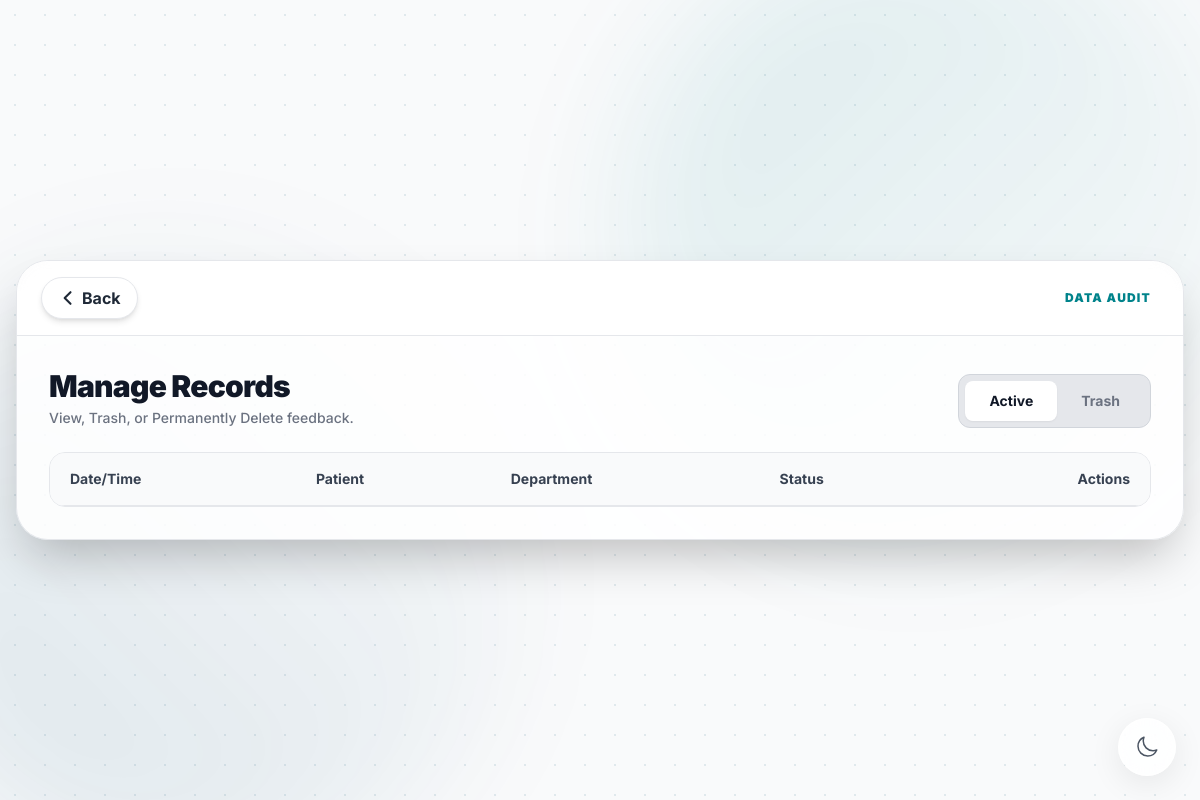
Page /manage_records (signed in) on the earlier database version.
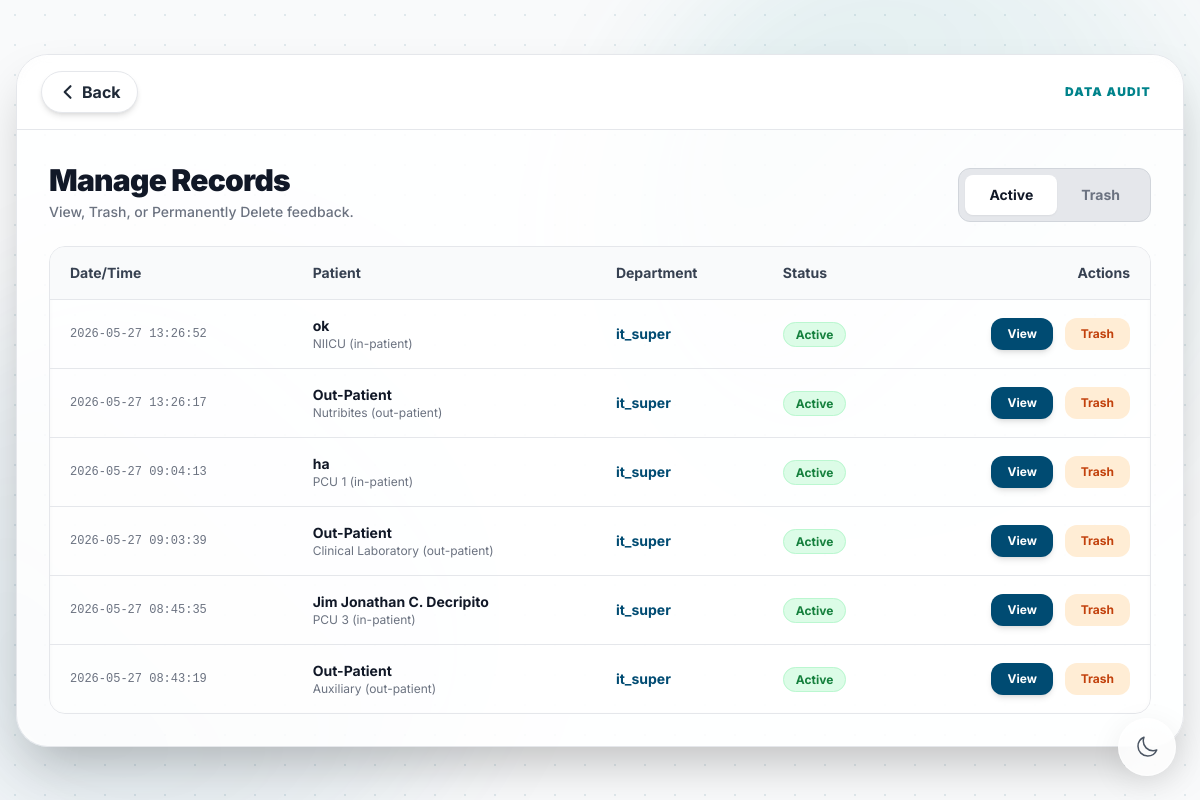
Same page on the later database version.
### tables this page shows
CREATE TABLE feedback (
                id INTEGER PRIMARY KEY AUTOINCREMENT,
                form_type TEXT NOT NULL, 
                admin_user_id INTEGER NOT NULL,
                department TEXT NOT NULL,
                date_admission TEXT NOT NULL,
                contact_number TEXT,
                rating_1 INTEGER,
                rating_2 INTEGER,
                rating_3 INTEGER,
                rating_4 INTEGER,
                rating_5 INTEGER,
                compliments TEXT,
                complaints TEXT,
                recommend TEXT,
                source TEXT,
                patient_name TEXT,
                room_number TEXT,
                timestamp DATETIME DEFAULT CURRENT_TIMESTAMP, status TEXT DEFAULT 'active',
                FOREIGN KEY (admin_user_id) REFERENCES users (id)
            );

CREATE TABLE users (
                id INTEGER PRIMARY KEY AUTOINCREMENT,
                username TEXT UNIQUE NOT NULL,
                password_hash TEXT NOT NULL
            );

### app.py (the view)
@app.route('/manage_records')
def manage_records():
    if session.get('username') != 'it_super': return redirect(url_for('dashboard'))
    db = get_db()
    records = db.execute("SELECT f.*, u.username FROM feedback f JOIN users u ON f.admin_user_id = u.id ORDER BY f.timestamp DESC").fetchall()
    return render_template('manage_records.html', records=records)

### app.py (called while the page is built)
def get_db():
    db = getattr(g, '_database', None)
    if db is None:
        db = g._database = sqlite3.connect(DATABASE)
        db.row_factory = sqlite3.Row
    return db

@app.teardown_appcontext
def close_connection(exception):
    db = getattr(g, '_database', None)
    if db is not None: db.close()

### templates/manage_records.html (shortened to what this page needs)
{% extends 'base.html' %}
{% block content %}
<div class="w-full max-w-7xl glass-panel rounded-[2rem] shadow-2xl transition-colors border border-gray-200 dark:border-gray-800 overflow-hidden relative">
    <div class="flex items-center justify-between px-6 py-4 border-b border-gray-200 dark:border-gray-800 bg-white/40 dark:bg-black/40 backdrop-blur-sm">
        <a href="/settings" class="inline-flex items-center px-4 py-2 bg-white dark:bg-slate-900 text-gray-800 dark:text-gray-200 font-bold rounded-full hover:bg-gray-50 dark:hover:bg-slate-800 transition-colors shadow-md border border-gray-200 dark:border-slate-700 active:scale-95">
            <svg class="w-5 h-5 mr-1" fill="none" stroke="currentColor" viewBox="0 0 24 24"><path stroke-linecap="round" stroke-linejoin="round" stroke-width="2.5" d="M15 19l-7-7 7-7"></path></svg>
            Back
        </a>
        <span class="text-xs font-black tracking-widest text-amcteal uppercase pr-2">Data Audit</span>
    </div>
    <div class="p-6 md:p-8 space-y-6">
        <div class="flex flex-col md:flex-row justify-between items-start md:items-end mb-6 gap-4">
            <div>
                <h1 class="text-3xl font-black text-gray-900 dark:text-white tracking-tight">Manage Records</h1>
                <p class="text-sm text-gray-500 dark:text-gray-400 mt-1 font-medium">View, Trash, or Permanently Delete feedback.</p>
            </div>
            <div class="flex bg-gray-200 dark:bg-slate-800 p-1.5 rounded-xl border border-gray-300 dark:border-slate-700 w-full md:w-auto">
                <button onclick="switchTab('active')" id="tab-active" class="flex-1 md:flex-none px-6 py-2.5 rounded-lg font-bold text-sm transition-all bg-white dark:bg-slate-600 text-gray-900 dark:text-white shadow-sm">Active</button>
                <button onclick="switchTab('trashed')" id="tab-trashed" class="flex-1 md:flex-none px-6 py-2.5 rounded-lg font-bold text-sm transition-all text-gray-500 dark:text-gray-400 hover:text-gray-900 dark:hover:text-white">Trash</button>
            </div>
        </div>
        <div class="overflow-x-auto rounded-2xl border border-gray-200 dark:border-slate-700 shadow-inner">
            <table class="min-w-full text-sm text-left">
                <thead class="bg-gray-50 dark:bg-slate-800 text-gray-700 dark:text-gray-300">
                    <tr>
                        <th class="py-4 px-5 font-bold border-b dark:border-slate-700">Date/Time</th>
                        <th class="py-4 px-5 font-bold border-b dark:border-slate-700">Patient</th>
                        <th class="py-4 px-5 font-bold border-b dark:border-slate-700">Department</th>
                        <th class="py-4 px-5 font-bold border-b dark:border-slate-700">Status</th>
                        <th class="py-4 px-5 font-bold border-b dark:border-slate-700 text-right">Actions</th>
                    </tr>
                </thead>
                <tbody class="divide-y divide-gray-200 dark:divide-slate-700 bg-white/50 dark:bg-slate-900/30">
                    {% for rec in records %}
                    <tr class="record-row row-{{ rec['status'] }} hover:bg-gray-50/80 dark:hover:bg-slate-800/50 transition-colors">
                        <td class="py-4 px-5 text-gray-500 dark:text-gray-400 font-mono text-xs whitespace-nowrap">{{ rec['timestamp'] }}</td>
                        <td class="py-4 px-5">
                            <p class="font-bold text-gray-900 dark:text-white">{{ rec['patient_name'] or 'Out-Patient' }}</p>
                            <p class="text-xs text-gray-500">{{ rec['department'] }} ({{ rec['form_type'] }})</p>
                        </td>
                        <td class="py-4 px-5 font-bold text-amcprimary dark:text-amcteal">{{ rec['username'] }}</td>
                        <td class="py-4 px-5">
                            {% if rec['status'] == 'active' %}
                                <span class="bg-green-100 text-green-700 dark:bg-green-900/30 dark:text-green-400 px-3 py-1 rounded-full text-xs font-bold border border-green-200 dark:border-green-800">Active</span>
                            {% else %}
                                <span class="bg-orange-100 text-orange-700 dark:bg-orange-900/30 dark:text-orange-400 px-3 py-1 rounded-full text-xs font-bold border border-orange-200 dark:border-orange-800">In Trash</span>
                            {% endif %}
                        </td>
                        <td class="py-4 px-5 text-right whitespace-nowrap">
                            <button onclick="viewRecord(this)"
                                    data-patient="{{ rec['patient_name'] }}"
                                    data-dept="{{ rec['department'] }}"
                                    data-form="{{ rec['form_type'] }}"
                                    data-date="{{ rec['date_admission'] }}"
                                    data-contact="{{ rec['contact_number'] }}"
                                    data-recommend="{{ rec['recommend'] }}"
                                    data-compliments="{{ rec['compliments'] }}"
                                    data-complaints="{{ rec['complaints'] }}"
                                    data-stars="{{ rec['rating_5'] }}"
                                    class="inline-block bg-amcprimary text-white px-4 py-2 rounded-xl font-bold text-xs hover:opacity-90 btn-premium shadow-md mr-2">
                                View
                            </button>
                            {% if rec['status'] == 'active' %}
                                <a href="/toggle_record/{{ rec['id'] }}/trash" class="inline-block bg-orange-100 text-orange-700 dark:bg-orange-900/30 dark:text-orange-400 px-4 py-2 rounded-xl font-bold text-xs hover:bg-orange-200 btn-premium" onclick="return confirm('Move this record to Trash? It will be hidden from Analytics.');">Trash</a>
                            {% endif %}
                        </td>
                    </tr>
                    {% endfor %}
                </tbody>
            </table>
        </div>
    </div>
</div>
{% endblock %}

### templates/base.html (shortened to what this page needs)
<!DOCTYPE html>
<html lang="en">
<head>
    <script src="https://cdn.tailwindcss.com"></script>
</head>
<body class="bg-gray-50 dark:bg-darkbg text-gray-900 dark:text-gray-100 min-h-screen flex flex-col relative overflow-x-hidden bg-grid">
    <div class="fixed inset-0 overflow-hidden -z-10 pointer-events-none opacity-60">
        <div class="absolute top-[-10%] right-[-5%] w-[40rem] h-[40rem] bg-gradient-to-br from-amcteal/20 to-transparent rounded-full blur-3xl"></div>
        <div class="absolute bottom-[-10%] left-[-10%] w-[40rem] h-[40rem] bg-gradient-to-tr from-amcprimary/20 to-transparent rounded-full blur-3xl"></div>
    </div>
    <button id="theme-toggle" class="fixed bottom-6 right-6 z-50 glass-panel rounded-full p-4 btn-premium text-gray-600 dark:text-gray-300">
    </button>
    <main class="flex-grow flex flex-col justify-center items-center p-4 z-10 w-full animate-slide-down">
        {% block content %}{% endblock %}
    </main>
</body>
</html>

### templates/base.html (style rules this page uses)
* { -webkit-tap-highlight-color: transparent; }
body { transition: background-color 0.3s ease, color 0.3s ease; }
.glass-panel { background: rgba(255, 255, 255, 0.85); backdrop-filter: blur(24px); border: 1px solid rgba(255,255,255,0.6); box-shadow: 0 8px 32px rgba(0,0,0,0.08); }
.btn-premium { transition: all 0.2s cubic-bezier(0.4, 0, 0.2, 1); }
.bg-grid { background-image: radial-gradient(rgba(0, 75, 114, 0.1) 1px, transparent 1px); background-size: 30px 30px; }

Differences in the rows shown:
added feedback: timestamp "2026-05-27 13:26:52", patient_name "ok", department "NIICU", form_type "in-patient", username "it_super", status "Active"
added feedback: timestamp "2026-05-27 13:26:17", form_type "Out-Patient", department "Nutribites", form_type "out-patient", username "it_super", status "Active"
added feedback: timestamp "2026-05-27 09:04:13", patient_name "ha", department "PCU 1", form_type "in-patient", username "it_super", status "Active"
added feedback: timestamp "2026-05-27 09:03:39", form_type "Out-Patient", department "Clinical Laboratory", form_type "out-patient", username "it_super", status "Active"
added feedback: timestamp "2026-05-27 08:45:35", patient_name "Jim Jonathan C. Decripito", department "PCU 3", form_type "in-patient", username "it_super", status "Active"
added feedback: timestamp "2026-05-27 08:43:19", form_type "Out-Patient", department "Auxiliary", form_type "out-patient", username "it_super", status "Active"
